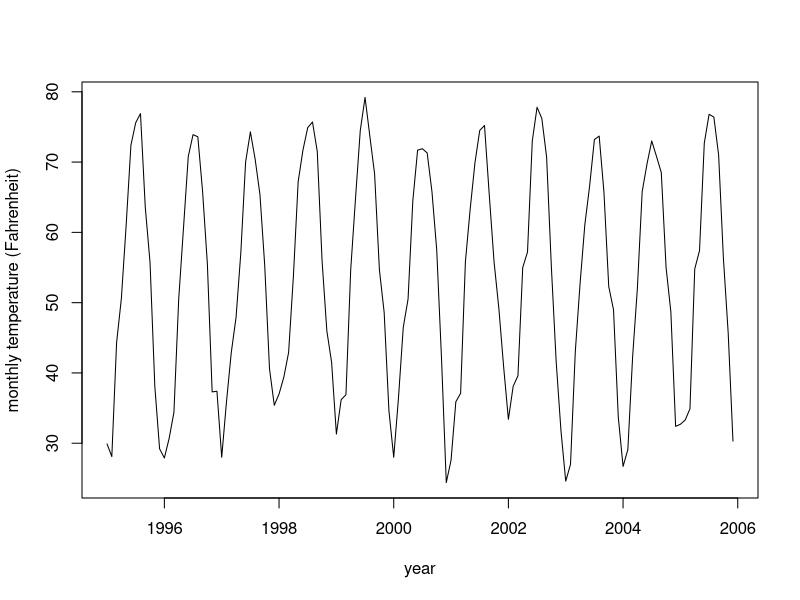
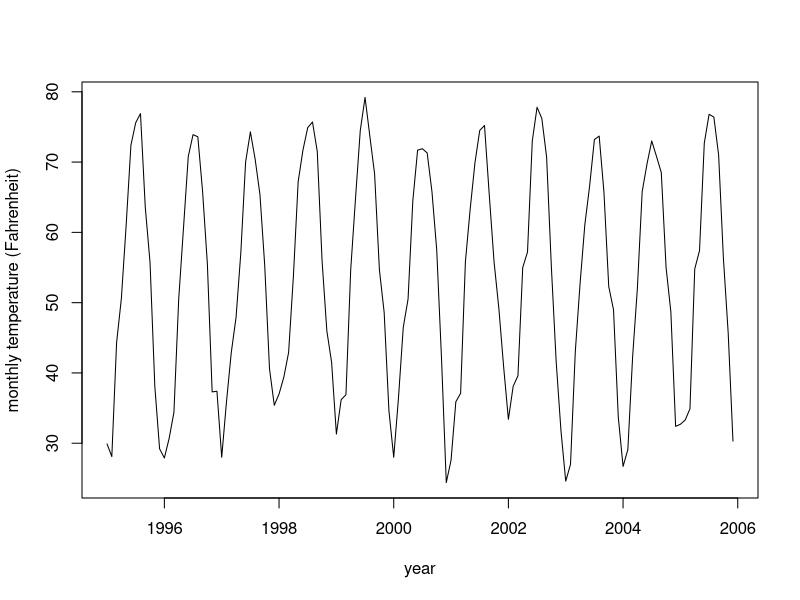
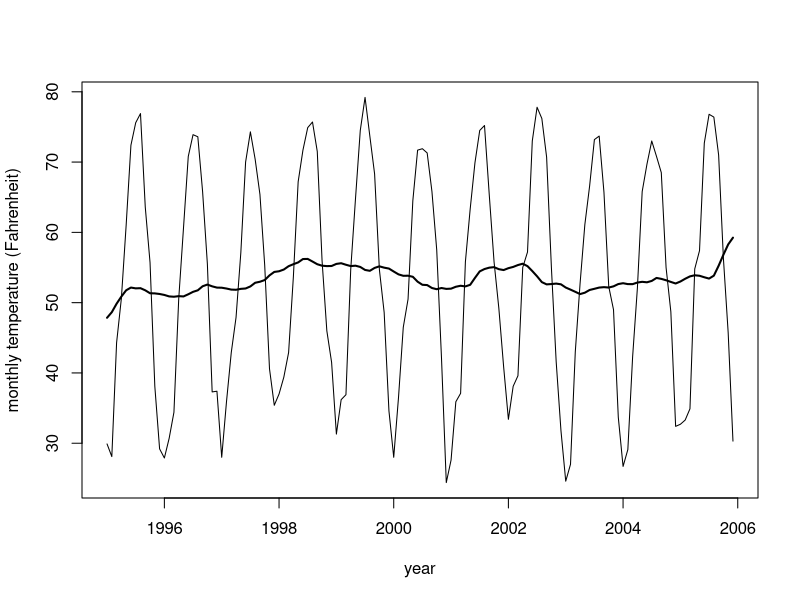
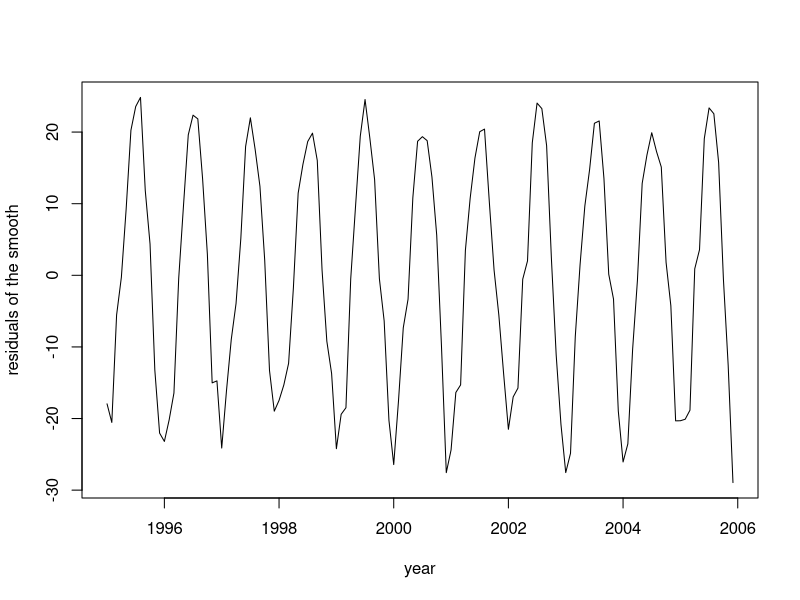
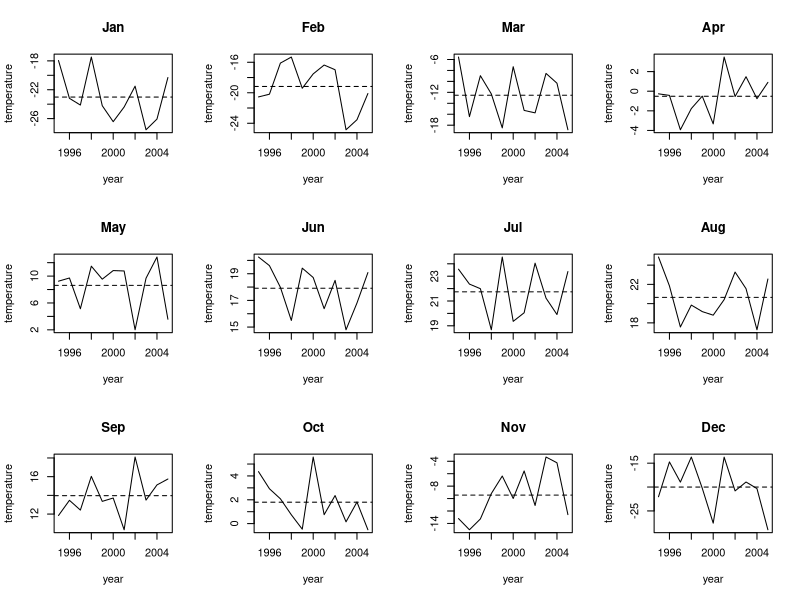
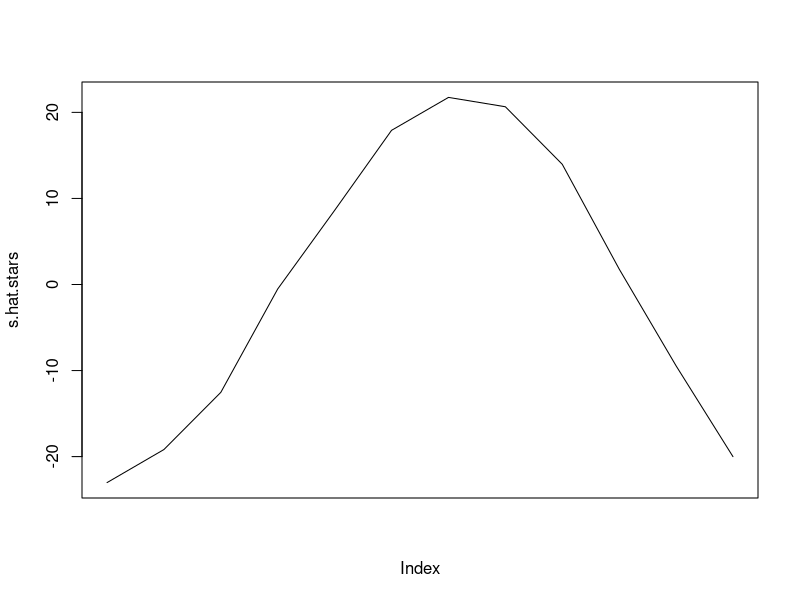
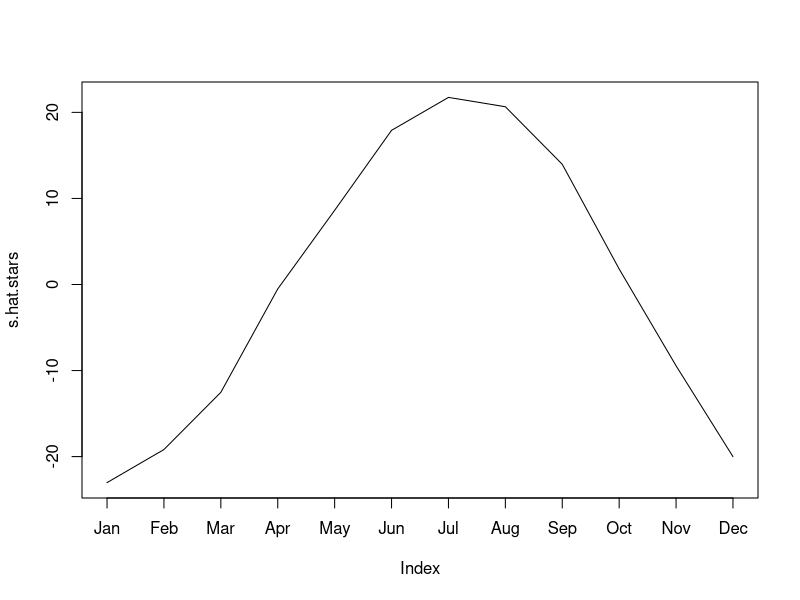
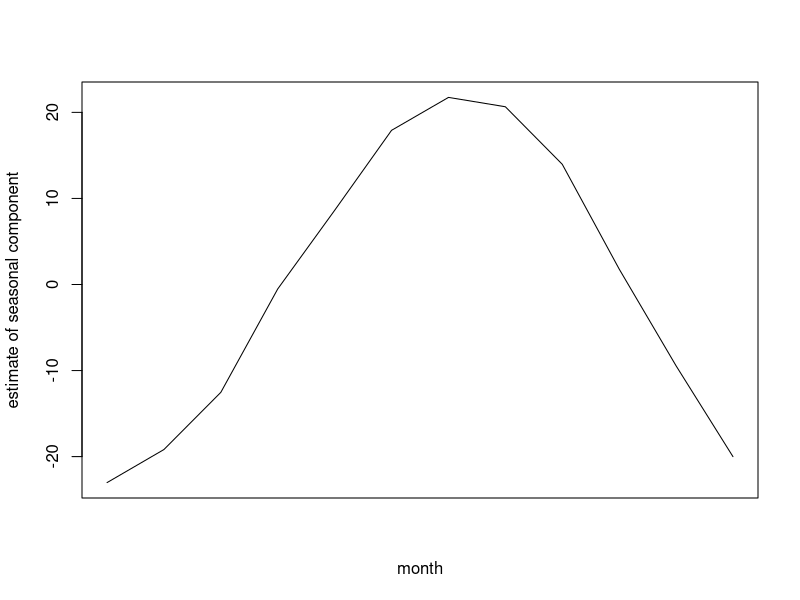

Write the R code that produced these figures, in order.
## ---- chunk 1
temp <-
  c(29.9, 28.1, 44.3, 50.6, 61.0, 72.4, 75.6, 76.9, 63.6, 55.7, 38.1, 29.2,
    27.9, 30.7, 34.4, 50.5, 60.6, 70.8, 73.9, 73.6, 65.8, 55.5, 37.3, 37.4,
    28.0, 35.9, 42.9, 47.9, 57.1, 70.0, 74.3, 70.4, 65.4, 55.3, 40.6, 35.4,
    37.0, 39.4, 42.9, 53.7, 67.2, 71.7, 74.9, 75.7, 71.5, 56.0, 46.0, 41.5,
    31.3, 36.2, 36.9, 54.7, 64.8, 74.5, 79.2, 73.7, 68.3, 54.7, 48.6, 34.6,
    28.0, 36.5, 46.5, 50.5, 64.5, 71.7, 71.9, 71.3, 65.8, 57.5, 42.1, 24.4,
    27.6, 35.9, 37.1, 55.8, 63.3, 69.9, 74.5, 75.2, 65.3, 55.8, 49.2, 40.9,
    33.4, 38.1, 39.6, 55.0, 57.2, 73.0, 77.8, 76.2, 70.7, 55.0, 41.6, 31.8,
    24.6, 27.0, 43.0, 52.7, 61.1, 66.6, 73.2, 73.7, 65.7, 52.3, 49.0, 33.7,
    26.7, 29.1, 42.3, 52.1, 65.8, 69.7, 73.0, 70.8, 68.5, 55.0, 48.7, 32.4,
    32.7, 33.3, 34.9, 54.8, 57.4, 72.7, 76.8, 76.4, 71.0, 56.3, 45.7, 30.3)
## ---- chunk 2
year <- seq(from=1995, by=1/12, length=length(temp))
## ---- chunk 3
plot(year, temp, type="l",
     xlab="year", ylab="monthly temperature (Fahrenheit)")
## ---- chunk 4
d <- 12
## ---- chunk 5
half.d <- d/2
## ---- chunk 6
our.filter <- c(0.5, rep(1,d-1), 0.5)/d
## ---- chunk 7
our.filter
## ---- chunk 8
n <- length(temp)
## ---- chunk 9
longer.temp <- c(temp[(d/2):1], temp, temp[n:(n-d/2+1)])
longer.temp
## ---- chunk 10
temp.MA <- filter(longer.temp, our.filter)[(d/2+1):(d/2+n)]
temp.MA
## ---- chunk 11
plot(year, temp, type="l",
     xlab="year", ylab="monthly temperature (Fahrenheit)")
## ---- chunk 12
plot(year, temp, type="l",
     xlab="year", ylab="monthly temperature (Fahrenheit)")
lines(year, temp.MA, type="l", lwd=2)
## ---- chunk 13
temp.MA.resids <- temp - temp.MA
## ---- chunk 14
plot(year, temp.MA.resids, type="l",
     xlab="year", ylab="residuals of the smooth")
## ---- chunk 15
months <- c("Jan", "Feb", "Mar", "Apr", "May", "Jun",
            "Jul", "Aug", "Sep", "Oct", "Nov", "Dec")
## ---- chunk 16
temp.matrix <- matrix(temp.MA.resids, nrow=d)
temp.matrix
## ---- chunk 17
par(mfrow=c(3,4)) 
for (m in 1:12) {
  plot(1995:2005, temp.matrix[m,], type="l",
       xlab="year", ylab="temperature", main=months[m])
  abline(h=mean(temp.matrix[m,]), lty=2)
}
## ---- chunk 18
s.hat.stars <- rowMeans(temp.matrix)
s.hat.stars
## ---- chunk 19
par(mfrow=c(1,1))
plot(s.hat.stars, type="l", xaxt="n")
## ---- chunk 20
par(mfrow=c(1,1))
plot(s.hat.stars, type="l", xaxt="n")
axis(side=1, at=1:12, labels=months)
## ---- chunk 21
s.hat <- s.hat.stars - mean(s.hat.stars)
## ---- chunk 22
plot(s.hat, type="l", xaxt="n",
     xlab="month", ylab="estimate of seasonal component")
## ---- chunk 23
plot(s.hat, type="l", xaxt="n",
     xlab="month", ylab="estimate of seasonal component")
axis(side=1, at=1:12, labels=months)
## ---- chunk 24
deseasonalized <- temp - s.hat
## ---- chunk 25
plot(year, deseasonalized, type="l",
     xlab="year", ylab="deseasonalized temperature")
## ---- chunk 26
lm.deseasonalized <- lm(deseasonalized ~ year + I(year^2))
## ---- chunk 27
summary(lm.deseasonalized)
## ---- chunk 28
plot(year, deseasonalized, type="l",
     xlab="year", ylab="deseasonalized temperature")
lines(year, fitted(lm.deseasonalized), lty=2)
## ---- chunk 29
resids <- resid(lm.deseasonalized)
## ---- chunk 30
par(mfrow=c(2, 2))
plot(year, resids, type="l", xlab="year", ylab="estimate of noise process")
abline(h=0, lty=2)
## ---- chunk 31
acf(resids, main="")
## ---- chunk 32
Box.test(resids, 22, type="Ljung-Box")
## ---- chunk 33
qqnorm(resids, xlab="z-scores", ylab="estimate of noise process", main="")
qqline(resids)
## ---- chunk 34
acf1 <- sapply(0:20, function(h) {
  sz <- 1
  sw <- 1
  phi <- 0.8
  if (h == 0) {
  1
  } else {
  ( sz^2*phi^h ) / (sz^2 + sw^2*(1-phi^2)^2)
  }
})
plot(acf1, type="h",x = 0:20, xlab = "Lag", ylab = "ACF")
## ---- chunk 35
acf2 <- sapply(0:20, function(h) {
  sz <- 1
  sw <- 2
  phi <- 0.8
  if (h == 0) {
  1
  } else {
    ( sz^2*phi^h ) / (sz^2 + sw^2*(1-phi^2)^2)
  }
})
plot(acf2, type="h", x= 0:20, xlab = "Lag", ylab = "ACF")
